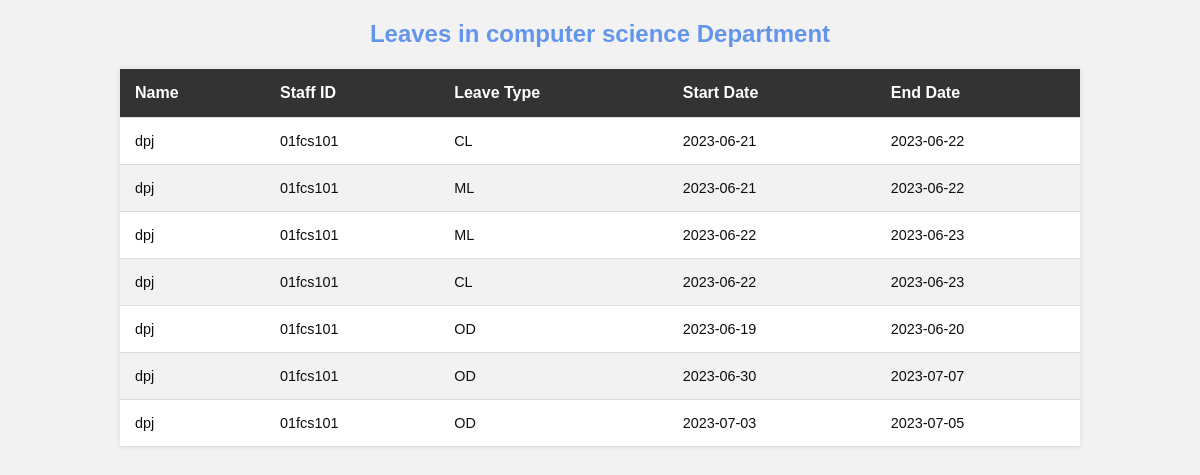
Screenshot of /Principal/department.php?dept=computer science with the database file from the repository.
### tables this page shows
CREATE TABLE `faculty1` (
  `application_id` int(11) NOT NULL,
  `name` varchar(30) NOT NULL,
  `id` varchar(30) NOT NULL,
  `department` varchar(30) NOT NULL,
  `LType` varchar(30) NOT NULL,
  `start` date NOT NULL,
  `end` date NOT NULL,
  `ndays` int(30) NOT NULL,
  `reason` varchar(50) NOT NULL,
  `hod` int(10) NOT NULL DEFAULT 3,
  `H_feedback` varchar(100) NOT NULL,
  `aqict` int(10) NOT NULL DEFAULT 3,
  `IC_Feedback` varchar(100) NOT NULL,
  `principal` int(10) NOT NULL DEFAULT 3,
  `Pn_feedback` varchar(100) NOT NULL,
  `file` varchar(255) NOT NULL,
  `next_form` int(11) NOT NULL DEFAULT 3,
  `RegDate` timestamp NOT NULL DEFAULT current_timestamp()
);

### Principal/department.php (the view, shortened to what this page needs)
<!DOCTYPE html>
<html lang="en">
<head>
    <link rel="stylesheet" type="text/css" href="bodyDashboard.css">
</head>
<body>
    <?php
    include '../database/Databasedemo.php';
    $department = $_GET['dept'];
    $staffLeaveQuery = "SELECT * FROM faculty1 WHERE department = '$department' AND principal = 1";
    $staffLeaveResult = mysqli_query($conn, $staffLeaveQuery);
    echo "<h2>Leaves in $department Department</h2>";
    if (mysqli_num_rows($staffLeaveResult) > 0) {
        echo "<table>";
        echo "<thead><tr><th>Name</th><th>Staff ID</th><th>Leave Type</th><th>Start Date</th><th>End Date</th></tr></thead>";
        echo "<tbody>";
        while ($row = mysqli_fetch_assoc($staffLeaveResult)) {
            $name = $row['name'];
            $id = $row['id'];
            $leaveType = $row['LType'];
            $startDate = $row['start'];
            $endDate = $row['end'];
            echo "<tr><td>$name</td><td>$id</td><td>$leaveType</td><td>$startDate</td><td>$endDate</td></tr>";
        }
        echo "</tbody>";
        echo "</table>";
    } else {
        echo "<p>No leaves found in $department Department.</p>";
    }
    ?>
</body>
</html>

### Principal/bodyDashboard.css (style rules this page uses)
table { border-collapse: collapse; }
thead tr { border-top: 1px solid #f0f0f0; border-bottom: 1px solid #f0f0f0; }
td { padding: .5rem 1rem; font-size: .9rem; color: #0e0e0e; }

### Principal/department.php (style rules this page uses)
body { font-family: Arial, sans-serif; background-color: #f2f2f2; margin: 0; padding: 0; }
h2 { margin-top: 20px; margin-bottom: 20px; text-align: center; color:cornflowerblue; }
table { width: 80%; border-collapse: collapse; margin: 10px auto; background-color: #fff; box-shadow: 0px 0px 5px rgba(0, 0, 0, 0.1); }
th, td { padding: 15px; text-align: left; border-bottom: 1px solid #ddd; }
thead { background-color: #333; color: #fff; }
tbody tr:nth-child(even) { background-color: #f2f2f2; }

### rows the page displays
faculty1: name "dpj", id "01fcs101", LType "CL", start "2023-06-21", end "2023-06-22"
faculty1: name "dpj", id "01fcs101", LType "ML", start "2023-06-21", end "2023-06-22"
faculty1: name "dpj", id "01fcs101", LType "ML", start "2023-06-22", end "2023-06-23"
faculty1: name "dpj", id "01fcs101", LType "CL", start "2023-06-22", end "2023-06-23"
faculty1: name "dpj", id "01fcs101", LType "OD", start "2023-06-19", end "2023-06-20"
faculty1: name "dpj", id "01fcs101", LType "OD", start "2023-06-30", end "2023-07-07"
faculty1: name "dpj", id "01fcs101", LType "OD", start "2023-07-03", end "2023-07-05"

### other values shown
$department "computer science"
